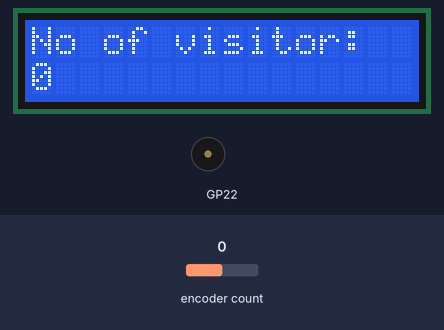
This program was run on a simulated Raspberry Pi Pico running CircuitPython. Parts: 16×2 character LCD, buzzer (waves = sounding). The inputs (shaded band) are chosen by the test bench; at power-on: encoder count 0. Library files of the repository ran but are not shown: lcd.py, i2c_pcf8574_interface.py; what the program prints to the serial console is not drawn.

Above: at 2.5 s.
2.6 s: encoder count set to 1
At 3.9 s:
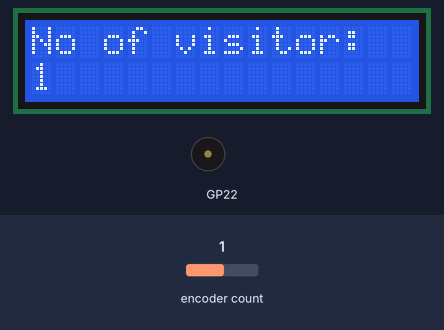
4.2 s: encoder count set to 2
At 5.2 s:
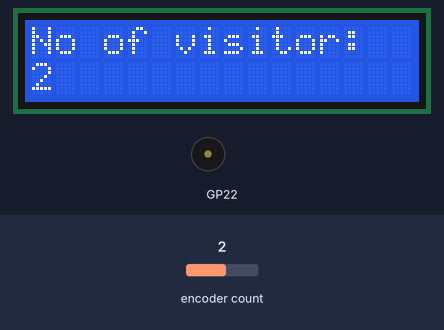
5.8 s: encoder count set to 3
At 6.4 s:
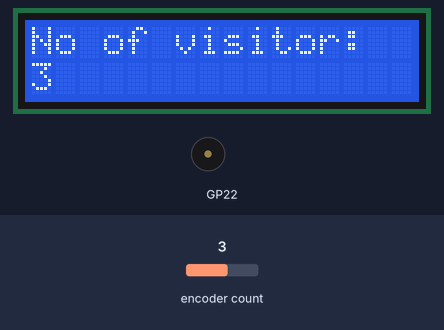
Timing chart, 0 to 8.8 s (numbered marks = the images above; inputs shaded):
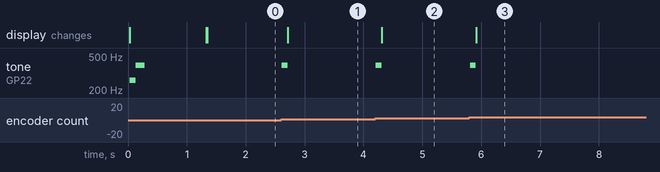

The program:

v5_code.py
```python
import time
import rtc
import board
import busio
import simpleio
import rotaryio
from lcd.lcd import LCD
from lcd.i2c_pcf8574_interface import I2CPCF8574Interface

buzzer = board.GP22
NOTE_C4 = 261
NOTE_G4 = 392

IR1 = board.GP3
IR2 = board.GP2
sensor = rotaryio.IncrementalEncoder(IR1, IR2)
last_count = 0

LCD_SCL = board.GP5
LCD_SDA = board.GP4
LCD_ADDR = 0x27
i2c_lcd = busio.I2C(LCD_SCL, LCD_SDA)
lcd = LCD(I2CPCF8574Interface(i2c_lcd, LCD_ADDR), num_rows=2, num_cols=16)

##r = rtc.RTC()
###r.datetime = time.struct_time((2023, 8, 7, 10, 33, 10, 0, -1, -1))
##
##day = str(r.datetime.tm_mday)
##lcd.print(day)
##lcd.print("/")
##month = str(r.datetime.tm_mon)
##lcd.print(month)
##lcd.print("/")
##year = str(r.datetime.tm_year)
##lcd.print(year)
##lcd.print("\n")
##
##hour = str(r.datetime.tm_hour)
##lcd.print(hour)
##lcd.print("-")
##minit = str(r.datetime.tm_min)
##lcd.print(minit)
##lcd.print("-")
##sec = str(r.datetime.tm_sec)
##lcd.print(sec)


#time.sleep(5)
#lcd.print("Bidirectional\nVisitor Counter")
simpleio.tone(buzzer, NOTE_C4, duration=0.1)
simpleio.tone(buzzer, NOTE_G4, duration=0.15)
time.sleep(1)

lcd.clear()
lcd.print("No of visitor:\n0")


last_count = 0
a=0
while True:


    count = sensor.position


    if count != last_count:
        print("No of visitor: {} ".format(a))
        lcd.set_cursor_pos(1, 0)
        lcd.print("{} ".format(a))


        if count > last_count:
            simpleio.tone(buzzer, NOTE_G4, duration=0.1)
            a = a+1
            print("No of visitor: {} ".format(a))
            lcd.set_cursor_pos(1, 0)
            lcd.print("{} ".format(a))

        else:
            simpleio.tone(buzzer, NOTE_C4, duration=0.1)

        last_count = count
```

Measured:
- after the input at 2.6 s, tone on GP22: silent → 392 Hz at once, → silent 0.10 s later; the display: changes after 0.11 s (image 1)
- after the input at 4.2 s, tone on GP22: silent → 392 Hz at once, → silent 0.10 s later; the display: changes after 0.11 s (image 2)
- after the input at 5.8 s, tone on GP22: silent → 392 Hz at once, → silent 0.10 s later; the display: changes after 0.11 s (image 3)
